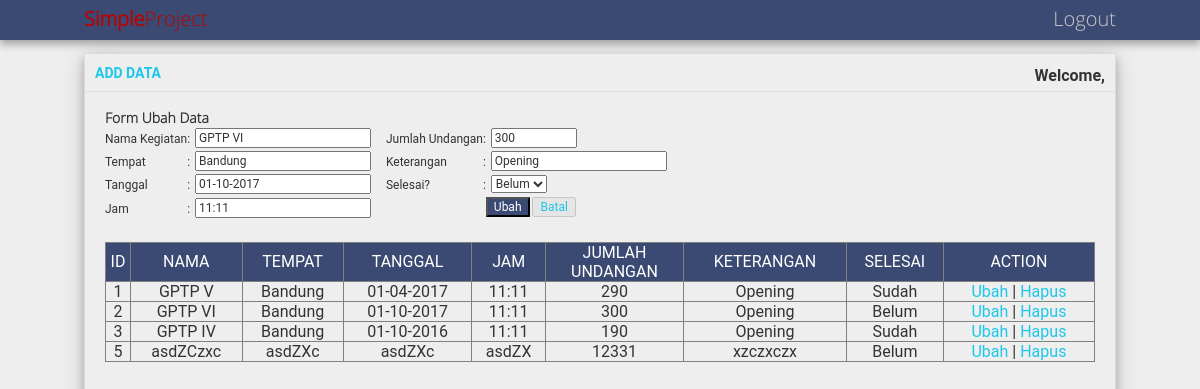
/home.php?ubah=2, run on the app's committed database.
### tables this page shows
CREATE TABLE `simple_data` (
  `id` int(11) NOT NULL,
  `nama` varchar(128) NOT NULL,
  `tempat` varchar(64) NOT NULL,
  `tanggal` varchar(10) NOT NULL,
  `jam` varchar(5) NOT NULL,
  `jumlah` int(5) NOT NULL,
  `keterangan` text NOT NULL,
  `isDone` int(1) NOT NULL
);

### controllers/read.php (the view)
<?php
	require("database.php");
	$results = mysqli_query($conDB,"SELECT * FROM simple_data");
	while($row = $results->fetch_array()) {
		if($row['isDone'] == 1){
			$isDone = "Sudah";
		}else{
			$isDone = "Belum";
		}
		echo '<tr>
			<td align="center" valign="middle">'.$row['id'].'</td>
			<td align="center" valign="middle">'.$row['nama'].'</td>
			<td align="center" valign="middle">'.$row['tempat'].'</td>
			<td align="center" valign="middle">'.$row['tanggal'].'</td>
			<td align="center" valign="middle">'.$row['jam'].'</td>
			<td align="center" valign="middle">'.$row['jumlah'].'</td>
			<td align="center" valign="middle">'.$row['keterangan'].'</td>
			<td align="center" valign="middle">'.$isDone.'</td>
			<td align="center" valign="middle"><a href="home.php?ubah='.$row['id'].'" style="text-decoration: none;">Ubah</a> | <a href="controllers/delete.php?id='.$row['id'].'"  style="text-decoration: none;">Hapus</a></td>
		</tr>';
	}
?>

### controllers/readById.php (shortened to what this page needs)
<?php
	require("database.php");
	$aid = mysqli_real_escape_string($conDB,$_GET['ubah']);
	$results = mysqli_query($conDB,"SELECT * FROM simple_data WHERE id='$aid' LIMIT 0,1");
	while($row = $results->fetch_array()) {
		$isdone = $row['isDone'];
?>
	<strong>Form Ubah Data</strong>
	<form action="controllers/update.php" method="POST">
		<table style="font-size: 12px;">
			<tr>
				<td>Nama Kegiatan</td>
				<td> : </td>
				<td><input type="text" name="fnama" style="margin-bottom: 3px; margin-left: 5px;" required value="<?php echo $row['nama']; ?>"></td>
				<td> &nbsp; &nbsp; &nbsp; </td>
				<td>Jumlah Undangan</td>
				<td> : </td>
				<td><input type="number" name="fjumlah" min=1 max=99999 style="margin-bottom: 3px; margin-left: 5px;" required value="<?php echo $row['jumlah']; ?>"></td>
			</tr>
			<tr>
				<td>Tempat</td>
				<td> : </td>
				<td><input type="text" name="ftempat" style="margin-bottom: 3px; margin-left: 5px;" required value="<?php echo $row['tempat']; ?>"></td>
				<td> &nbsp; &nbsp; &nbsp; </td>
				<td>Keterangan</td>
				<td> : </td>
				<td><input type="text" name="fketerangan" style="margin-bottom: 3px; margin-left: 5px;" required value="<?php echo $row['keterangan']; ?>"></td>
			</tr>
			<tr>
				<td>Tanggal</td>
				<td> : </td>
				<td><input type="text" name="ftanggal" placeholder="dd-mm-yyyy" maxlength="10" style="margin-bottom: 3px; margin-left: 5px;" required value="<?php echo $row['tanggal']; ?>"></td>
				<td> &nbsp; &nbsp; &nbsp; </td>
				<td>Selesai?</td>
				<td> : </td>
				<td><select name="fisDone" style="margin-bottom: 3px; margin-left: 5px;" required>
					<option value="0" <?php if($isdone == 0){ echo "selected"; }?>>Belum</option>
				</select></td>
			</tr>
			<tr>
				<td>Jam</td>
				<td> : </td>
				<td><input type="text" name="fjam" placeholder="hh:mm" maxlength="5" style="margin-bottom: 3px; margin-left: 5px;" required value="<?php echo $row['jam']; ?>"></td>
				<td> &nbsp; &nbsp; &nbsp; </td>
				<td></td>
				<td></td>
				<td valign="middle"><input type="submit" value="Ubah" style="background-color: rgba(40,57,101,.9); color: #fff;"></form> <a href="home.php"><button style="margin-bottom: 5px;" disabled>Batal</a></button></td>
		</table><br>
<?php
	}
?>

### assets/css/simple.css (style rules this page uses)
body { background-color: #eeeeee; font-family: 'Open Sans', Sans Serif; }

### data on the page
simple_data: fnama "GPTP VI", fjumlah "300", ftempat "Bandung", fketerangan "Opening", ftanggal "01-10-2017", fisDone "Belum", fjam "11:11", id "2", nama "GPTP VI", tempat "Bandung", tanggal "01-10-2017", jam "11:11", jumlah "300", keterangan "Opening", isDone "Belum"
simple_data: id "1", nama "GPTP V", tempat "Bandung", tanggal "01-04-2017", jam "11:11", jumlah "290", keterangan "Opening", isDone "Sudah"
simple_data: id "3", nama "GPTP IV", tempat "Bandung", tanggal "01-10-2016", jam "11:11", jumlah "190", keterangan "Opening", isDone "Sudah"
simple_data: id "5", nama "asdZCzxc", tempat "asdZXc", tanggal "asdZXc", jam "asdZX", jumlah "12331", keterangan "xzczxczx", isDone "Belum"
